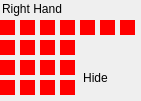
  <widget class="QGroupBox" name="RightHandBox">
   <property name="geometry">
    <rect>
     <x>10</x>
     <y>230</y>
     <width>141</width>
     <height>101</height>
    </rect>
   </property>
   <property name="styleSheet">
    <string notr="true">border-style: solid;
</string>
   </property>
   <property name="title">
    <string>Right Hand</string>
   </property>
   <widget class="Line" name="line_6">
    <property name="geometry">
     <rect>
      <x>0</x>
      <y>20</y>
      <width>16</width>
      <height>71</height>
     </rect>
    </property>
    <property name="orientation">
     <enum>Qt::Vertical</enum>
    </property>
   </widget>
   <widget class="QPushButton" name="R_PinkyBtn4">
    <property name="geometry">
     <rect>
      <x>0</x>
      <y>80</y>
      <width>15</width>
      <height>15</height>
     </rect>
    </property>
    <property name="minimumSize">
     <size>
      <width>15</width>
      <height>15</height>
     </size>
    </property>
    <property name="styleSheet">
     <string notr="true">QPushButton{
background-color: rgb(255, 0, 0);
	color: rgb(0, 0, 0);
   border-radius:15px;
}


QPushButton:hover:!pressed
{
background-color: rgb(255, 255,255);
}

</string>
    </property>
    <property name="text">
     <string/>
    </property>
    <property name="iconSize">
     <size>
      <width>19</width>
      <height>16</height>
     </size>
    </property>
   </widget>
   <widget class="QPushButton" name="R_ThumbBtn1">
    <property name="geometry">
     <rect>
      <x>80</x>
      <y>20</y>
      <width>15</width>
      <height>15</height>
     </rect>
    </property>
    <property name="minimumSize">
     <size>
      <width>15</width>
      <height>15</height>
     </size>
    </property>
    <property name="styleSheet">
     <string notr="true">QPushButton{
background-color: rgb(255, 0, 0);
	color: rgb(0, 0, 0);
   border-radius:15px;
}


QPushButton:hover:!pressed
{
background-color: rgb(255, 255,255);
}

</string>
    </property>
    <property name="text">
     <string/>
    </property>
    <property name="iconSize">
     <size>
      <width>19</width>
      <height>16</height>
     </size>
    </property>
   </widget>
   <widget class="QPushButton" name="R_MiddleBtn1">
    <property name="geometry">
     <rect>
      <x>40</x>
      <y>20</y>
      <width>15</width>
      <height>15</height>
     </rect>
    </property>
    <property name="minimumSize">
     <size>
      <width>15</width>
      <height>15</height>
     </size>
    </property>
    <property name="styleSheet">
     <string notr="true">QPushButton{
background-color: rgb(255, 0, 0);
	color: rgb(0, 0, 0);
   border-radius:15px;
}


QPushButton:hover:!pressed
{
background-color: rgb(255, 255,255);
}

</string>
    </property>
    <property name="text">
     <string/>
    </property>
    <property name="iconSize">
     <size>
      <width>19</width>
      <height>16</height>
     </size>
    </property>
   </widget>
   <widget class="QPushButton" name="R_RingBtn4">
    <property name="geometry">
     <rect>
      <x>20</x>
      <y>80</y>
      <width>15</width>
      <height>15</height>
     </rect>
    </property>
    <property name="minimumSize">
     <size>
      <width>15</width>
      <height>15</height>
     </size>
    </property>
    <property name="styleSheet">
     <string notr="true">QPushButton{
background-color: rgb(255, 0, 0);
	color: rgb(0, 0, 0);
   border-radius:15px;
}


QPushButton:hover:!pressed
{
background-color: rgb(255, 255,255);
}

</string>
    </property>
    <property name="text">
     <string/>
    </property>
    <property name="iconSize">
     <size>
      <width>19</width>
      <height>16</height>
     </size>
    </property>
   </widget>
   <widget class="QPushButton" name="R_RingBtn1">
    <property name="geometry">
     <rect>
      <x>20</x>
      <y>20</y>
      <width>15</width>
      <height>15</height>
     </rect>
    </property>
    <property name="minimumSize">
     <size>
      <width>15</width>
      <height>15</height>
     </size>
    </property>
    <property name="styleSheet">
     <string notr="true">QPushButton{
background-color: rgb(255, 0, 0);
	color: rgb(0, 0, 0);
   border-radius:15px;
}


QPushButton:hover:!pressed
{
background-color: rgb(255, 255,255);
}

</string>
    </property>
    <property name="text">
     <string/>
    </property>
    <property name="iconSize">
     <size>
      <width>19</width>
      <height>16</height>
     </size>
    </property>
   </widget>
   <widget class="QPushButton" name="R_PinkyBtn2">
    <property name="geometry">
     <rect>
      <x>0</x>
      <y>40</y>
      <width>15</width>
      <height>15</height>
     </rect>
    </property>
    <property name="minimumSize">
     <size>
      <width>15</width>
      <height>15</height>
     </size>
    </property>
    <property name="styleSheet">
     <string notr="true">QPushButton{
background-color: rgb(255, 0, 0);
	color: rgb(0, 0, 0);
   border-radius:15px;
}


QPushButton:hover:!pressed
{
background-color: rgb(255, 255,255);
}

</string>
    </property>
    <property name="text">
     <string/>
    </property>
    <property name="iconSize">
     <size>
      <width>19</width>
      <height>16</height>
     </size>
    </property>
   </widget>
   <widget class="QPushButton" name="R_RingBtn3">
    <property name="geometry">
     <rect>
      <x>20</x>
      <y>60</y>
      <width>15</width>
      <height>15</height>
     </rect>
    </property>
    <property name="minimumSize">
     <size>
      <width>15</width>
      <height>15</height>
     </size>
    </property>
    <property name="styleSheet">
     <string notr="true">QPushButton{
background-color: rgb(255, 0, 0);
	color: rgb(0, 0, 0);
   border-radius:15px;
}


QPushButton:hover:!pressed
{
background-color: rgb(255, 255,255);
}

</string>
    </property>
    <property name="text">
     <string/>
    </property>
    <property name="iconSize">
     <size>
      <width>19</width>
      <height>16</height>
     </size>
    </property>
   </widget>
   <widget class="QPushButton" name="R_PinkyBtn3">
    <property name="geometry">
     <rect>
      <x>0</x>
      <y>60</y>
      <width>15</width>
      <height>15</height>
     </rect>
    </property>
    <property name="minimumSize">
     <size>
      <width>15</width>
      <height>15</height>
     </size>
    </property>
    <property name="styleSheet">
     <string notr="true">QPushButton{
background-color: rgb(255, 0, 0);
	color: rgb(0, 0, 0);
   border-radius:15px;
}


QPushButton:hover:!pressed
{
background-color: rgb(255, 255,255);
}

</string>
    </property>
    <property name="text">
     <string/>
    </property>
    <property name="iconSize">
     <size>
      <width>19</width>
      <height>16</height>
     </size>
    </property>
   </widget>
   <widget class="QPushButton" name="R_IndexBtn2">
    <property name="geometry">
     <rect>
      <x>60</x>
      <y>40</y>
      <width>15</width>
      <height>15</height>
     </rect>
    </property>
    <property name="minimumSize">
     <size>
      <width>15</width>
      <height>15</height>
     </size>
    </property>
    <property name="styleSheet">
     <string notr="true">QPushButton{
background-color: rgb(255, 0, 0);
	color: rgb(0, 0, 0);
   border-radius:15px;
}


QPushButton:hover:!pressed
{
background-color: rgb(255, 255,255);
}

</string>
    </property>
    <property name="text">
     <string/>
    </property>
    <property name="iconSize">
     <size>
      <width>19</width>
      <height>16</height>
     </size>
    </property>
   </widget>
   <widget class="QPushButton" name="R_RingBtn2">
    <property name="geometry">
     <rect>
      <x>20</x>
      <y>40</y>
      <width>15</width>
      <height>15</height>
     </rect>
    </property>
    <property name="minimumSize">
     <size>
      <width>15</width>
      <height>15</height>
     </size>
    </property>
    <property name="styleSheet">
     <string notr="true">QPushButton{
background-color: rgb(255, 0, 0);
	color: rgb(0, 0, 0);
   border-radius:15px;
}


QPushButton:hover:!pressed
{
background-color: rgb(255, 255,255);
}

</string>
    </property>
    <property name="text">
     <string/>
    </property>
    <property name="iconSize">
     <size>
      <width>19</width>
      <height>16</height>
     </size>
    </property>
   </widget>
   <widget class="QPushButton" name="R_MiddleBtn2">
    <property name="geometry">
     <rect>
      <x>40</x>
      <y>40</y>
      <width>15</width>
      <height>15</height>
     </rect>
    </property>
    <property name="minimumSize">
     <size>
      <width>15</width>
      <height>15</height>
     </size>
    </property>
    <property name="styleSheet">
     <string notr="true">QPushButton{
background-color: rgb(255, 0, 0);
	color: rgb(0, 0, 0);
   border-radius:15px;
}


QPushButton:hover:!pressed
{
background-color: rgb(255, 255,255);
}

</string>
    </property>
    <property name="text">
     <string/>
    </property>
    <property name="iconSize">
     <size>
      <width>19</width>
      <height>16</height>
     </size>
    </property>
   </widget>
   <widget class="QPushButton" name="R_IndexBtn4">
    <property name="geometry">
     <rect>
      <x>60</x>
      <y>80</y>
      <width>15</width>
      <height>15</height>
     </rect>
    </property>
    <property name="minimumSize">
     <size>
      <width>15</width>
      <height>15</height>
     </size>
    </property>
    <property name="styleSheet">
     <string notr="true">QPushButton{
background-color: rgb(255, 0, 0);
	color: rgb(0, 0, 0);
   border-radius:15px;
}


QPushButton:hover:!pressed
{
background-color: rgb(255, 255,255);
}

</string>
    </property>
    <property name="text">
     <string/>
    </property>
    <property name="iconSize">
     <size>
      <width>19</width>
      <height>16</height>
     </size>
    </property>
   </widget>
   <widget class="QPushButton" name="R_PinkyBtn1">
    <property name="geometry">
     <rect>
      <x>0</x>
      <y>20</y>
      <width>15</width>
      <height>15</height>
     </rect>
    </property>
    <property name="minimumSize">
     <size>
      <width>15</width>
      <height>15</height>
     </size>
    </property>
    <property name="styleSheet">
     <string notr="true">QPushButton{
background-color: rgb(255, 0, 0);
	color: rgb(0, 0, 0);
   border-radius:15px;
}


QPushButton:hover:!pressed
{
background-color: rgb(255, 255,255);
}

</string>
    </property>
    <property name="text">
     <string/>
    </property>
    <property name="iconSize">
     <size>
      <width>19</width>
      <height>16</height>
     </size>
    </property>
   </widget>
   <widget class="QPushButton" name="R_MiddleBtn4">
    <property name="geometry">
     <rect>
      <x>40</x>
      <y>80</y>
      <width>15</width>
      <height>15</height>
     </rect>
    </property>
    <property name="minimumSize">
     <size>
      <width>15</width>
      <height>15</height>
     </size>
    </property>
    <property name="styleSheet">
     <string notr="true">QPushButton{
background-color: rgb(255, 0, 0);
	color: rgb(0, 0, 0);
   border-radius:15px;
}


QPushButton:hover:!pressed
{
background-color: rgb(255, 255,255);
}

</string>
    </property>
    <property name="text">
     <string/>
    </property>
    <property name="iconSize">
     <size>
      <width>19</width>
      <height>16</height>
     </size>
    </property>
   </widget>
   <widget class="QPushButton" name="R_MiddleBtn3">
    <property name="geometry">
     <rect>
      <x>40</x>
      <y>60</y>
      <width>15</width>
      <height>15</height>
     </rect>
    </property>
    <property name="minimumSize">
     <size>
      <width>15</width>
      <height>15</height>
     </size>
    </property>
    <property name="styleSheet">
     <string notr="true">QPushButton{
background-color: rgb(255, 0, 0);
	color: rgb(0, 0, 0);
   border-radius:15px;
}


QPushButton:hover:!pressed
{
background-color: rgb(255, 255,255);
}

</string>
    </property>
    <property name="text">
     <string/>
    </property>
    <property name="iconSize">
     <size>
      <width>19</width>
      <height>16</height>
     </size>
    </property>
   </widget>
   <widget class="QPushButton" name="R_IndexBtn3">
    <property name="geometry">
     <rect>
      <x>60</x>
      <y>60</y>
      <width>15</width>
      <height>15</height>
     </rect>
    </property>
    <property name="minimumSize">
     <size>
      <width>15</width>
      <height>15</height>
     </size>
    </property>
    <property name="styleSheet">
     <string notr="true">QPushButton{
background-color: rgb(255, 0, 0);
	color: rgb(0, 0, 0);
   border-radius:15px;
}


QPushButton:hover:!pressed
{
background-color: rgb(255, 255,255);
}

</string>
    </property>
    <property name="text">
     <string/>
    </property>
    <property name="iconSize">
     <size>
      <width>19</width>
      <height>16</height>
     </size>
    </property>
   </widget>
   <widget class="QPushButton" name="R_IndexBtn1">
    <property name="geometry">
     <rect>
      <x>60</x>
      <y>20</y>
      <width>15</width>
      <height>15</height>
     </rect>
    </property>
    <property name="minimumSize">
     <size>
      <width>15</width>
      <height>15</height>
     </size>
    </property>
    <property name="styleSheet">
     <string notr="true">QPushButton{
background-color: rgb(255, 0, 0);
	color: rgb(0, 0, 0);
   border-radius:15px;
}


QPushButton:hover:!pressed
{
background-color: rgb(255, 255,255);
}

</string>
    </property>
    <property name="text">
     <string/>
    </property>
    <property name="iconSize">
     <size>
      <width>19</width>
      <height>16</height>
     </size>
    </property>
   </widget>
   <widget class="Line" name="line_14">
    <property name="geometry">
     <rect>
      <x>80</x>
      <y>20</y>
      <width>51</width>
      <height>16</height>
     </rect>
    </property>
    <property name="orientation">
     <enum>Qt::Horizontal</enum>
    </property>
   </widget>
   <widget class="Line" name="line_9">
    <property name="geometry">
     <rect>
      <x>60</x>
      <y>20</y>
      <width>16</width>
      <height>71</height>
     </rect>
    </property>
    <property name="orientation">
     <enum>Qt::Vertical</enum>
    </property>
   </widget>
   <widget class="Line" name="line_7">
    <property name="geometry">
     <rect>
      <x>20</x>
      <y>20</y>
      <width>16</width>
      <height>71</height>
     </rect>
    </property>
    <property name="orientation">
     <enum>Qt::Vertical</enum>
    </property>
   </widget>
   <widget class="Line" name="line_8">
    <property name="geometry">
     <rect>
      <x>40</x>
      <y>20</y>
      <width>16</width>
      <height>71</height>
     </rect>
    </property>
    <property name="orientation">
     <enum>Qt::Vertical</enum>
    </property>
   </widget>
   <widget class="QPushButton" name="R_ThumbBtn3">
    <property name="geometry">
     <rect>
      <x>120</x>
      <y>20</y>
      <width>15</width>
      <height>15</height>
     </rect>
    </property>
    <property name="minimumSize">
     <size>
      <width>15</width>
      <height>15</height>
     </size>
    </property>
    <property name="styleSheet">
     <string notr="true">QPushButton{
background-color: rgb(255, 0, 0);
	color: rgb(0, 0, 0);
   border-radius:15px;
}


QPushButton:hover:!pressed
{
background-color: rgb(255, 255,255);
}

</string>
    </property>
    <property name="text">
     <string/>
    </property>
    <property name="iconSize">
     <size>
      <width>19</width>
      <height>16</height>
     </size>
    </property>
   </widget>
   <widget class="QPushButton" name="R_ThumbBtn2">
    <property name="geometry">
     <rect>
      <x>100</x>
      <y>20</y>
      <width>15</width>
      <height>15</height>
     </rect>
    </property>
    <property name="minimumSize">
     <size>
      <width>15</width>
      <height>15</height>
     </size>
    </property>
    <property name="styleSheet">
     <string notr="true">QPushButton{
background-color: rgb(255, 0, 0);
	color: rgb(0, 0, 0);
   border-radius:15px;
}


QPushButton:hover:!pressed
{
background-color: rgb(255, 255,255);
}

</string>
    </property>
    <property name="text">
     <string/>
    </property>
    <property name="iconSize">
     <size>
      <width>19</width>
      <height>16</height>
     </size>
    </property>
   </widget>
   <widget class="QPushButton" name="pushButton_21">
    <property name="geometry">
     <rect>
      <x>80</x>
      <y>70</y>
      <width>31</width>
      <height>16</height>
     </rect>
    </property>
    <property name="text">
     <string>Hide</string>
    </property>
   </widget>
   <zorder>line_14</zorder>
   <zorder>line_8</zorder>
   <zorder>line_7</zorder>
   <zorder>line_9</zorder>
   <zorder>line_6</zorder>
   <zorder>R_PinkyBtn4</zorder>
   <zorder>R_ThumbBtn1</zorder>
   <zorder>R_MiddleBtn1</zorder>
   <zorder>R_RingBtn4</zorder>
   <zorder>R_RingBtn1</zorder>
   <zorder>R_PinkyBtn2</zorder>
   <zorder>R_RingBtn3</zorder>
   <zorder>R_PinkyBtn3</zorder>
   <zorder>R_IndexBtn2</zorder>
   <zorder>R_RingBtn2</zorder>
   <zorder>R_MiddleBtn2</zorder>
   <zorder>R_IndexBtn4</zorder>
   <zorder>R_PinkyBtn1</zorder>
   <zorder>R_MiddleBtn4</zorder>
   <zorder>R_MiddleBtn3</zorder>
   <zorder>R_IndexBtn3</zorder>
   <zorder>R_IndexBtn1</zorder>
   <zorder>R_ThumbBtn3</zorder>
   <zorder>R_ThumbBtn2</zorder>
   <zorder>pushButton_21</zorder>
  </widget>
